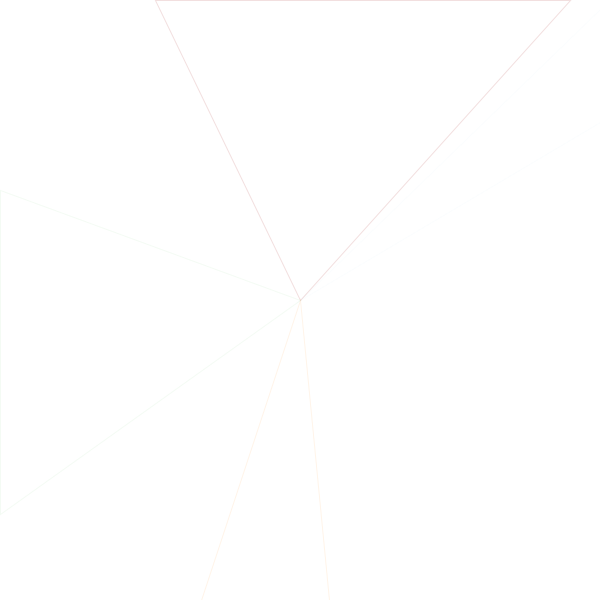
Frame 1 (no input)
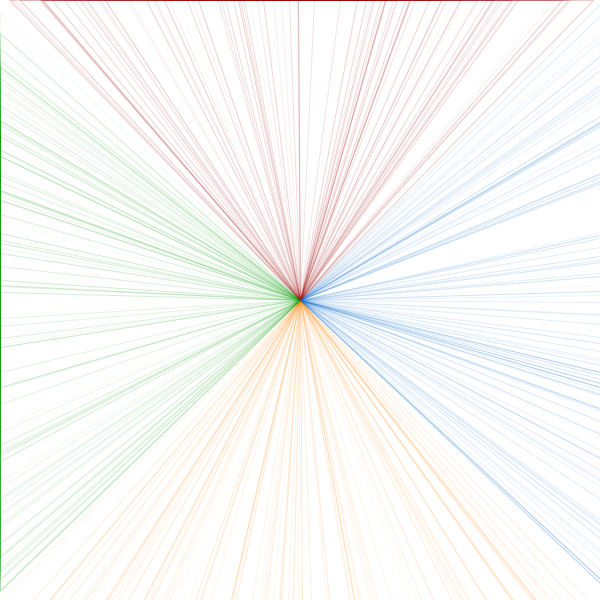
Frame 60 (the mouse pressed at the canvas centre just before this capture)
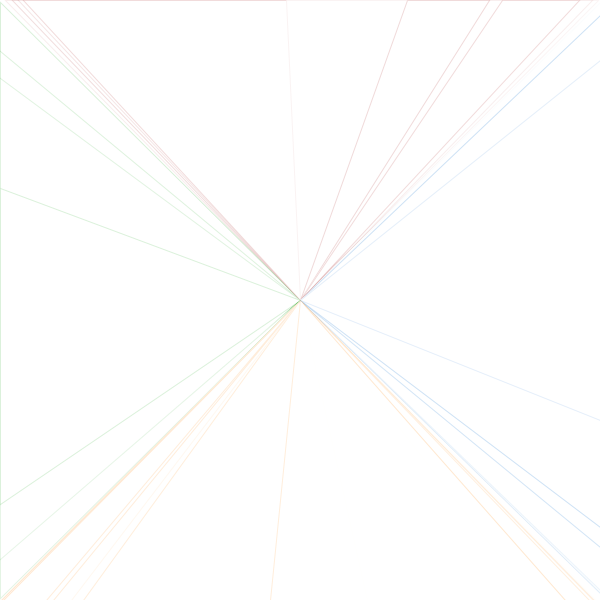
Frame 120 (the mouse held since frame 60 and released just before this capture)

The Processing sketch that drew these frames (run headless with seeded random() and noise(); from frame 60 on, the mouse is pressed at the canvas centre):

// Processing sketch: processing_148792
// ── processing_148792.pde

void setup(){
background ( 255 ) ;
size ( 600 , 600 ) ;
frameRate ( 150 ) ;
}

void draw() {
  if (mousePressed) {
    fill(255);
  } else {
    noFill();
  }
  
  stroke(153, 0, 0, random(50));
  triangle(width/2, height/2, random(width), 0, random(width), 0);
  
  stroke(0, 153, 0, random(50));
  triangle(width/2, height/2, 0, random(height), 0, random(height));
  
  stroke(255, 128, 0, random(50));
  triangle(width/2, height/2, random(width), height, random(width), height);
  
  stroke(random(0), 102, 204, random(50));
  triangle(width/2, height/2, width, random(height), width, random(height));
  
}
